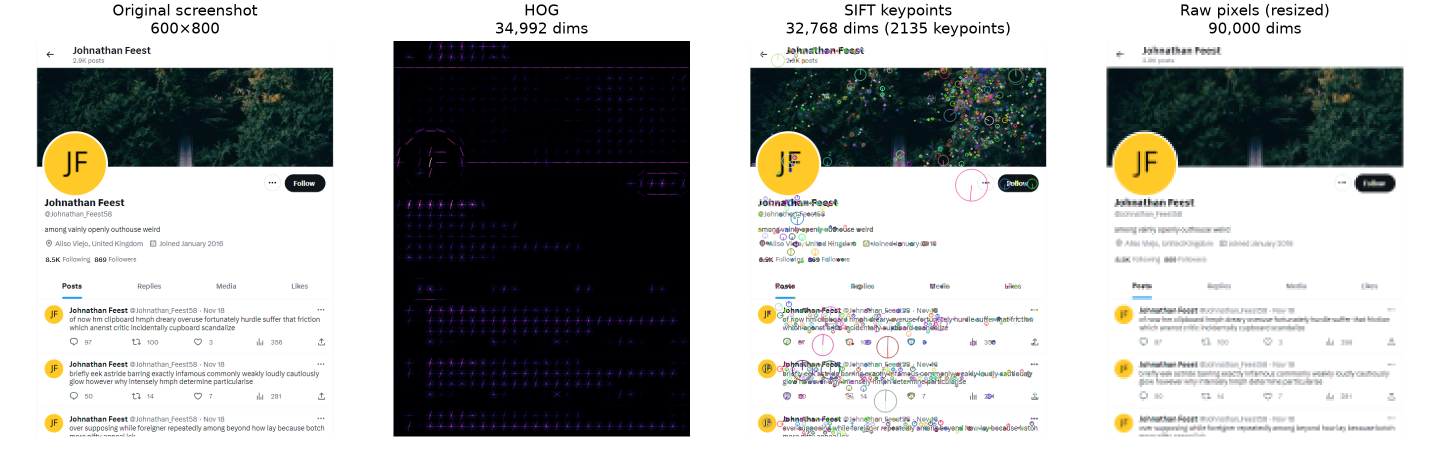
#> input picture results/plots/fig_features_example.png, 2880 x 900 px (shown at 1/2 size)
$ python make_feature_figure.py --image ../results/plots/fig_features_example.png
#> lines starting #> are read from the running program, lines starting #| are printed output that depends on the picture
import argparse
from pathlib import Path

import cv2
import matplotlib

matplotlib.use("Agg")
import matplotlib.pyplot as plt
import numpy as np
from skimage.color import rgb2gray
from skimage.feature import hog
from skimage.io import imread


def main():
    parser = argparse.ArgumentParser()
    parser.add_argument("--image", default="dataset/train/REAL/0.png")
    parser.add_argument("--output", default="results/plots/fig_features_example.png")
    args = parser.parse_args()

    path = Path(args.image)
    if not path.exists():
        candidates = sorted(Path("dataset/train").rglob("*.png"))
        path = candidates[0]

    image = imread(path)
#> image is the input picture: shape (900, 2880, 4); mean R, G, B, A 172.6, 174.1, 172.7, 255
    if image.ndim == 2:
        image = np.stack([image] * 3, axis=-1)
    if image.shape[2] == 4:
        image = image[:, :, :3]
#> image: shape (900, 2880, 3)

    small = cv2.resize(image, (450, 600), interpolation=cv2.INTER_AREA)
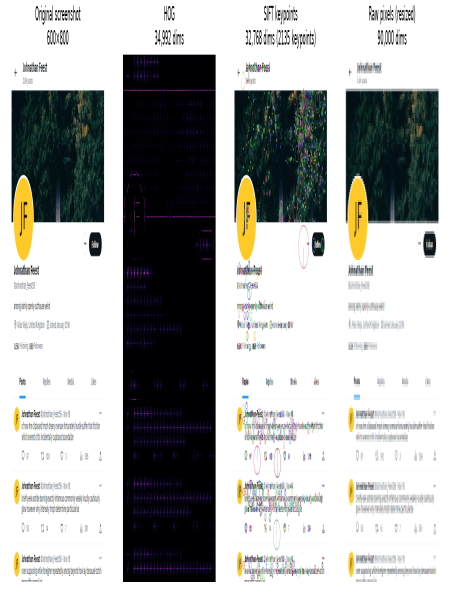
#> small: shape (600, 450, 3); mean R, G, B 172.6, 174.1, 172.7
    gray = rgb2gray(small)
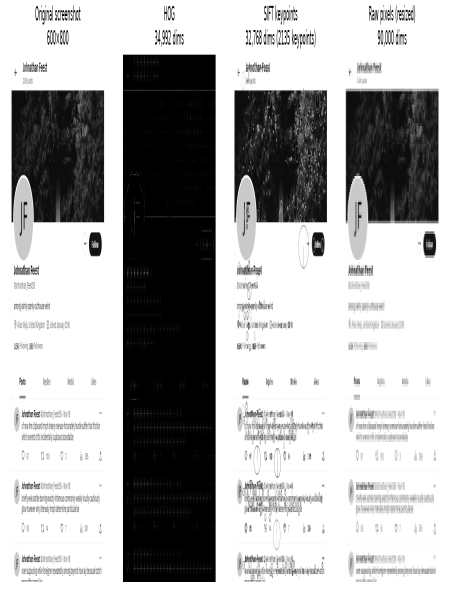
#> gray: shape (600, 450) float64; min 0, max 1, mean 0.681
    _, hog_image = hog(
        gray,
        orientations=9,
        pixels_per_cell=(16, 16),
        cells_per_block=(2, 2),
        visualize=True,
    )
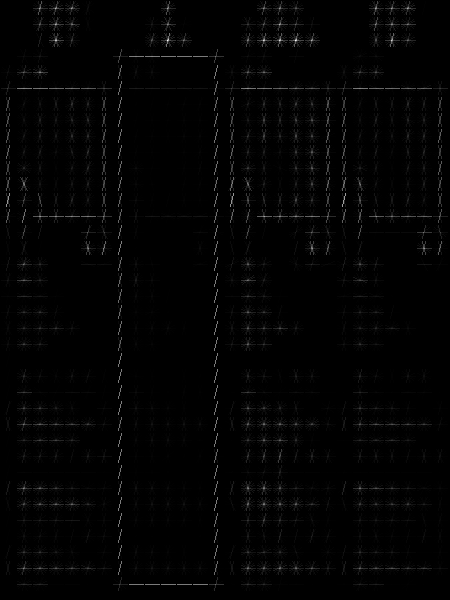
#> hog_image: shape (600, 450) float64; min 0, max 0.258, mean 0.00325; drawn with min black and max white

    bgr = cv2.cvtColor(image, cv2.COLOR_RGB2BGR)
    keypoints = cv2.SIFT_create().detectAndCompute(cv2.cvtColor(bgr, cv2.COLOR_BGR2GRAY), None)[0]
#> keypoints = 8324 keypoints; strongest (x, y, size): (292, 9, 2), (265, 9, 2), (550, 365, 2), (2456, 9, 2.1)
    sift_image = cv2.drawKeypoints(
        bgr,
        keypoints,
        None,
        flags=cv2.DRAW_MATCHES_FLAGS_DRAW_RICH_KEYPOINTS,
    )
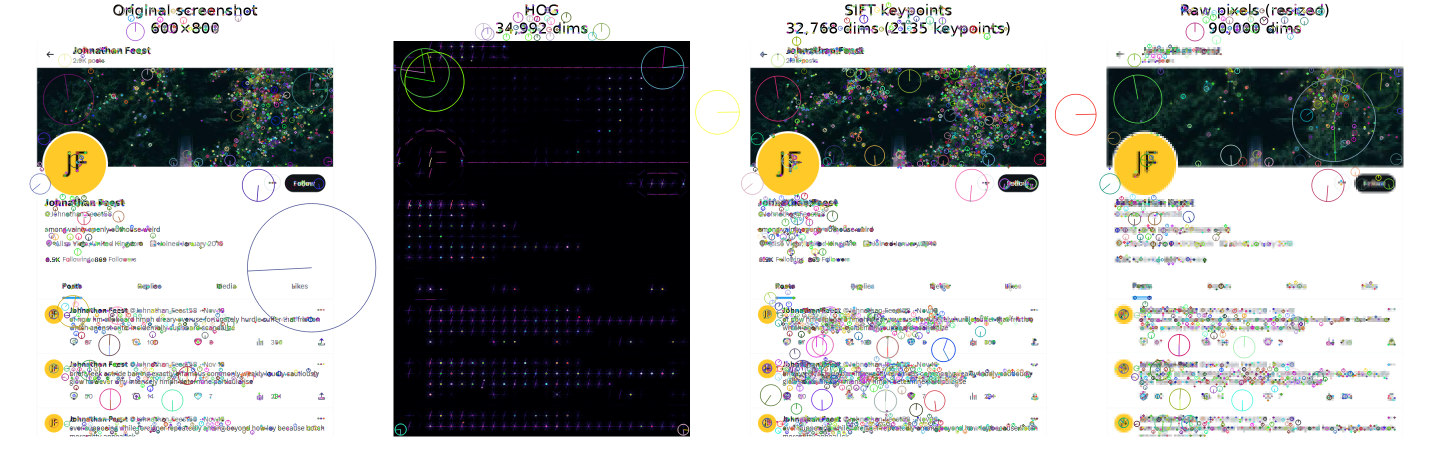
#> sift_image: shape (900, 2880, 3) (shown at 1/2 size); mean B, G, R 171.4, 172.9, 171.4
    sift_image = cv2.cvtColor(sift_image, cv2.COLOR_BGR2RGB)

    raw = cv2.resize(image, (150, 200), interpolation=cv2.INTER_AREA)
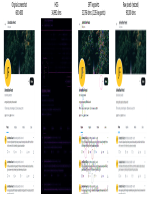
#> raw: shape (200, 150, 3); mean R, G, B 172.6, 174.1, 172.7

    figure, axes = plt.subplots(1, 4, figsize=(16, 5))
    axes[0].imshow(image)
    axes[0].set_title("Original screenshot\n600×800")
    axes[1].imshow(hog_image, cmap="magma")
    axes[1].set_title("HOG\n34,992 dims")
    axes[2].imshow(sift_image)
    axes[2].set_title(f"SIFT keypoints\n32,768 dims ({len(keypoints)} keypoints)")
    axes[3].imshow(raw)
    axes[3].set_title("Raw pixels (resized)\n90,000 dims")
    for axis in axes:
        axis.axis("off")
    figure.tight_layout()
    Path(args.output).parent.mkdir(parents=True, exist_ok=True)
    figure.savefig(args.output, dpi=180)
    plt.close(figure)
    print(args.output)


if __name__ == "__main__":
    main()

$ run again, with results/plots/fig_convergence_hog_nopca.png copied over results/plots/fig_features_example.png
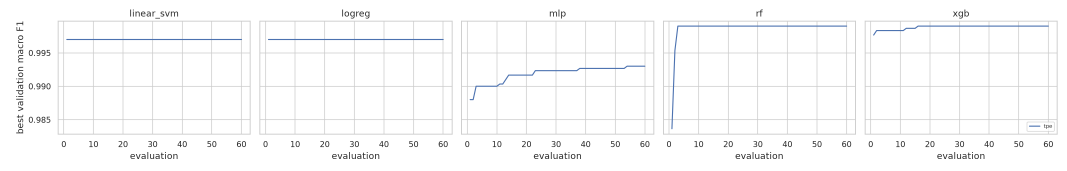
#> input picture results/plots/fig_convergence_hog_nopca.png, 3200 x 512 px (shown at 1/3 size)
#> in main, image is the input picture: shape (512, 3200, 4); mean R, G, B, A 249.8, 250, 250.4, 255
#> image: shape (512, 3200, 3)
#> in main, `_, hog_image = hog( gray, orientations=9, pixels_per_cell=(16, 16), ce..`:
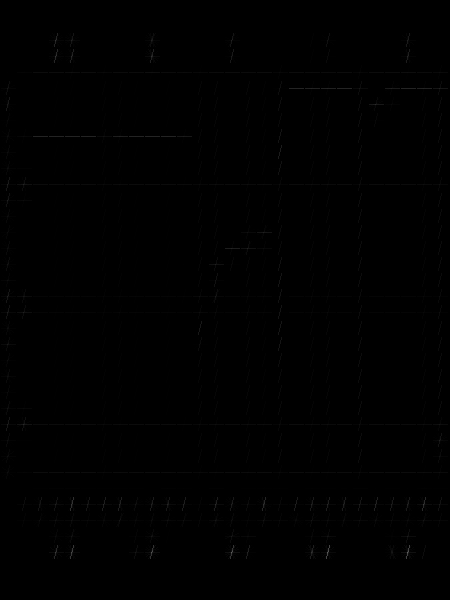
#> hog_image: shape (600, 450) float64; min 0, max 0.392, mean 0.00183
#> keypoints = 2747 keypoints; strongest (x, y, size): (1707, 457, 1.9), (2312, 457, 1.9), (2917, 457, 2), (104, 266, 2)
#> in main, `raw = cv2.resize(image, (150, 200), interpolation=cv2.INTER_AREA)`:
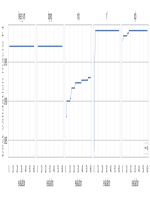
#> raw: shape (200, 150, 3); mean R, G, B 249.8, 250, 250.4

$ run again, with results/plots/fig_convergence_hog_pca1000.png copied over results/plots/fig_features_example.png
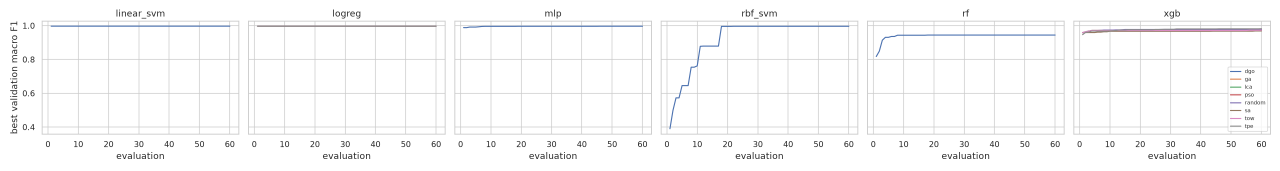
#> input picture results/plots/fig_convergence_hog_pca1000.png, 3840 x 512 px (shown at 1/3 size)
#> in main, image is the input picture: shape (512, 3840, 4); mean R, G, B, A 249.6, 249.6, 249.9, 255
#> image: shape (512, 3840, 3)
#> in main, `_, hog_image = hog( gray, orientations=9, pixels_per_cell=(16, 16), ce..`:
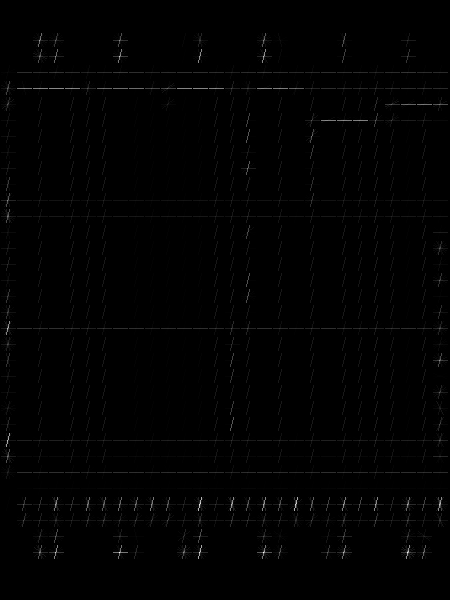
#> hog_image: shape (600, 450) float64; min 0, max 0.262, mean 0.00189; drawn with min black and max white
#> keypoints = 3687 keypoints; strongest (x, y, size): (86, 287, 2), (86, 84, 2), (2931, 457, 2), (3550, 457, 2)
#> in main, `raw = cv2.resize(image, (150, 200), interpolation=cv2.INTER_AREA)`:
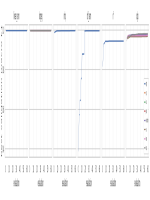
#> raw: shape (200, 150, 3); mean R, G, B 249.6, 249.7, 250

$ run again, with results/plots/fig_convergence_raw_pca1000.png copied over results/plots/fig_features_example.png
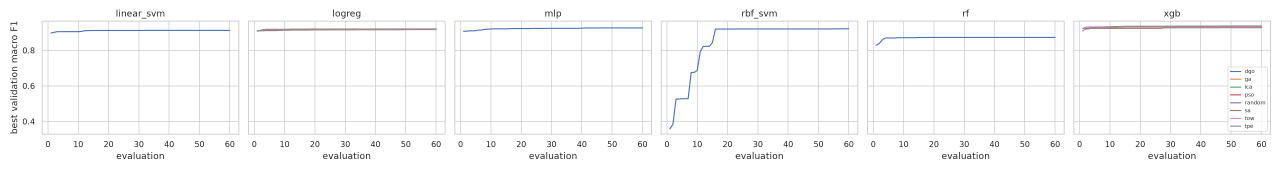
#> input picture results/plots/fig_convergence_raw_pca1000.png, 3840 x 512 px (shown at 1/3 size)
#> in main, image is the input picture: shape (512, 3840, 4); mean R, G, B, A 249.7, 249.8, 250.1, 255
#> image: shape (512, 3840, 3)
#> in main, `_, hog_image = hog( gray, orientations=9, pixels_per_cell=(16, 16), ce..`:
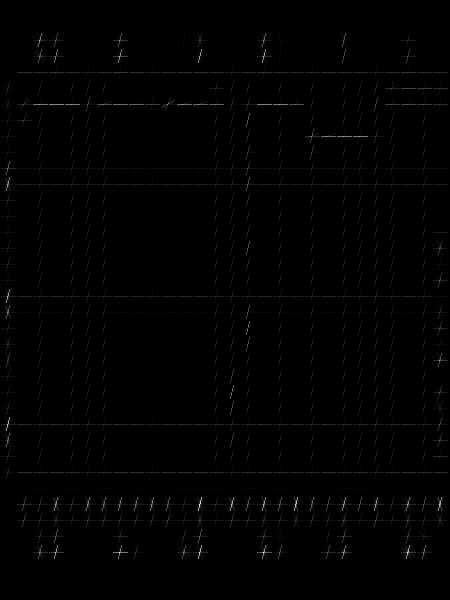
#> hog_image: shape (600, 450) float64; min 0, max 0.262, mean 0.00185; drawn with min black and max white
#> keypoints = 3306 keypoints; strongest (x, y, size): (2931, 457, 2), (3550, 457, 2), (455, 457, 2), (1074, 457, 2)
#> in main, `raw = cv2.resize(image, (150, 200), interpolation=cv2.INTER_AREA)`:
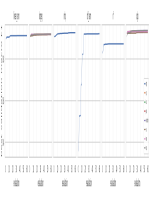
#> raw: shape (200, 150, 3); mean R, G, B 249.8, 249.8, 250.1
